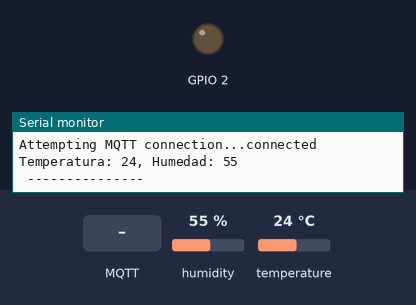
The sketch below on a simulated ESP8266 (NodeMCU). On the bench: output pins drawn as LEDs (lit = HIGH), the last lines printed to the serial monitor. The inputs (shaded band) are chosen by the test bench; at power-on: humidity 55 %, temperature 24 °C. WiFi joins after 1.5 s; servers stay silent unless stated; no MQTT or app messages arrive unless stated.

Above: at 2.7 s.
2.8 s: MQTT message "0" arrives on the first subscribed topic
At 4.2 s:
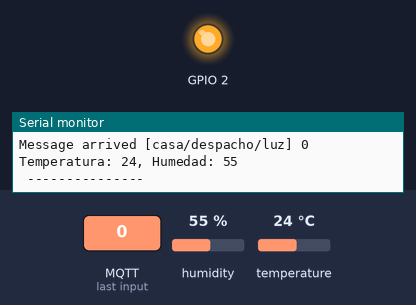
5.1 s: MQTT message "1" arrives on the first subscribed topic
At 6.6 s:
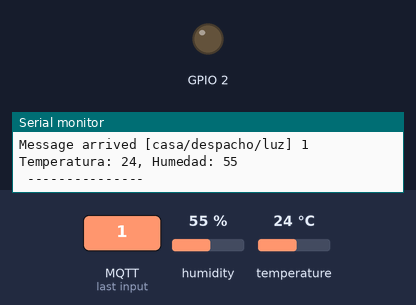
7.1 s: MQTT message "2" arrives on the first subscribed topic
At 9.0 s:
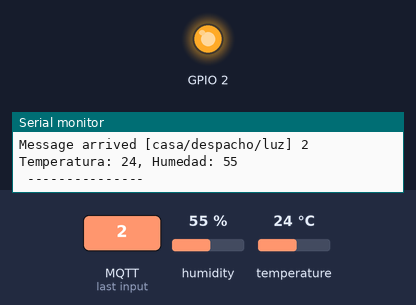
Timing chart, 0 to 10.5 s (numbered marks = the images above; inputs shaded):
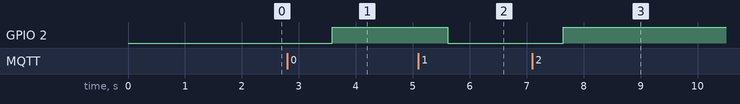

The sketch:

ESP8266Sensor.ino
```cpp
//Librerias
#include <ESP8266WiFi.h>
#include <PubSubClient.h>
#include "ESP8266WiFi.h"
#include "DHT.h"

// Define Sensor DHT11
#define DHTPIN 5
#define DHTTYPE DHT11

// Inicializacion sensor
DHT dht(DHTPIN, DHTTYPE, 15);

// Constantes
const char* ssid = "MassMedia_fidujj";
const char* password = "w5Fgmf5r";
const char* mqtt_server = "192.168.100.54";

 // Variables
WiFiClient espClient;
PubSubClient client(espClient);
long lastMsg = 0;
char msg[50];
int value = 0;
int temperatura;
int humedad;

void setup() {
  pinMode(BUILTIN_LED, OUTPUT);     // Initialize the BUILTIN_LED pin as an output
  Serial.begin(115200);
  setup_wifi();
  client.setServer(mqtt_server, 1883);
  client.setCallback(callback);
}

void setup_wifi() {

  delay(10);
  // We start by connecting to a WiFi network
  Serial.println();
  Serial.print("Connecting to ");
  Serial.println(ssid);

  WiFi.begin(ssid, password);

  while (WiFi.status() != WL_CONNECTED) {
    delay(500);
    Serial.print(".");
  }

  Serial.println("");
  Serial.println("WiFi connected");
  Serial.println("IP address: ");
  Serial.println(WiFi.localIP());
}

void callback(char* topic, byte* payload, unsigned int length) {
  Serial.print("Message arrived [");
  Serial.print(topic);
  Serial.print("] ");
  for (int i = 0; i < length; i++) {
    Serial.print((char)payload[i]);
  }
  Serial.println();

  // Switch on the LED if an 1 was received as first character
  if ((char)payload[0] == '1') {
    digitalWrite(BUILTIN_LED, LOW);   // Turn the LED on (Note that LOW is the voltage level
    // but actually the LED is on; this is because
    // it is acive low on the ESP-01)
  } else {
    digitalWrite(BUILTIN_LED, HIGH);  // Turn the LED off by making the voltage HIGH
  }

}

void reconnect() {
  // Loop until we're reconnected
  while (!client.connected()) {
    Serial.print("Attempting MQTT connection...");
    // Attempt to connect
    if (client.connect("ESP8266Client")) {
      Serial.println("connected");
      // Once connected, publish an announcement...
      client.publish("casa/despacho/temperatura", "Datos obtenidos:");
      // ... and resubscribe
      client.subscribe("casa/despacho/luz");
    } else {
      Serial.print("failed, rc=");
      Serial.print(client.state());
      Serial.println(" try again in 5 seconds");
      // Wait 5 seconds before retrying
      delay(5000);
    }
  }
}

void leer_datos() {
    temperatura = dht.readTemperature();
    humedad = dht.readHumidity();
}

void loop() {

  if (!client.connected()) {
    reconnect();
  }
  client.loop();
  leer_datos();
  snprintf(msg, 75, "Temperatura: %ld, Humedad: %ld \n --------------- \n", temperatura, humedad);
  Serial.println(msg);
  client.publish("casa/despacho/temperatura",msg);
  delay(2000);
  //long now = millis();
  /*if (now - lastMsg > 2000) {
    lastMsg = now;
    ++value;
    snprintf (msg, 75, "hello world #%ld", value);
    Serial.print("Publish message: ");
    Serial.println(msg);
    client.publish("casa/despacho/temperatura", msg);
  }*/
}
```

Measured:
- after the input at 2.8 s, GPIO 2: LOW → HIGH after 0.79 s
- after the input at 5.1 s, GPIO 2: HIGH → LOW after 0.51 s
- after the input at 7.1 s, GPIO 2: LOW → HIGH after 0.54 s
